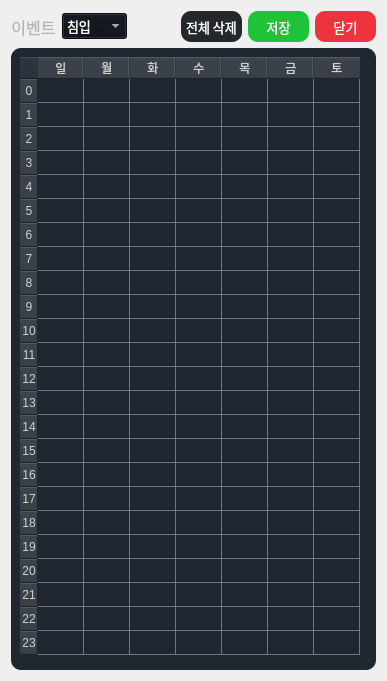
      <widget class="QWidget" name="widget" native="true">
       <property name="maximumSize">
        <size>
         <width>383</width>
         <height>709</height>
        </size>
       </property>
       <layout class="QVBoxLayout" name="verticalLayout_21">
        <item>
         <layout class="QVBoxLayout" name="verticalLayout_22">
          <item>
           <layout class="QHBoxLayout" name="horizontalLayout_8">
            <item>
             <layout class="QHBoxLayout" name="horizontalLayout_6">
              <item>
               <widget class="QLabel" name="event_label">
                <property name="maximumSize">
                 <size>
                  <width>52</width>
                  <height>16777215</height>
                 </size>
                </property>
                <property name="font">
                 <font>
                  <family>Sans</family>
                  <pointsize>12</pointsize>
                 </font>
                </property>
                <property name="styleSheet">
                 <string notr="true">color: rgb(179,179,179);
background-color: rgba(191, 64, 64, 0);</string>
                </property>
                <property name="text">
                 <string>이벤트</string>
                </property>
                <property name="alignment">
                 <set>Qt::AlignmentFlag::AlignCenter</set>
                </property>
               </widget>
              </item>
              <item>
               <widget class="QComboBox" name="event_box">
                <property name="font">
                 <font>
                  <family>Sans</family>
                  <pointsize>10</pointsize>
                  <bold>false</bold>
                 </font>
                </property>
                <property name="styleSheet">
                 <string notr="true">color: rgb(255, 255, 255);
background-color: rgb(13, 16, 23);
selection-background-color: rgb(53, 132, 228);
</string>
                </property>
                <property name="minimumContentsLength">
                 <number>0</number>
                </property>
                <item>
                 <property name="text">
                  <string>침입</string>
                 </property>
                </item>
                <item>
                 <property name="text">
                  <string>배회</string>
                 </property>
                </item>
                <item>
                 <property name="text">
                  <string>쓰러짐</string>
                 </property>
                </item>
                <item>
                 <property name="text">
                  <string>싸움</string>
                 </property>
                </item>
                <item>
                 <property name="text">
                  <string>방화</string>
                 </property>
                </item>
               </widget>
              </item>
             </layout>
            </item>
            <item>
             <spacer name="horizontalSpacer_2">
              <property name="orientation">
               <enum>Qt::Orientation::Horizontal</enum>
              </property>
              <property name="sizeHint" stdset="0">
               <size>
                <width>40</width>
                <height>20</height>
               </size>
              </property>
             </spacer>
            </item>
            <item>
             <layout class="QHBoxLayout" name="horizontalLayout_7">
              <item>
               <widget class="QPushButton" name="schedule_all_remove_bnt">
                <property name="minimumSize">
                 <size>
                  <width>61</width>
                  <height>31</height>
                 </size>
                </property>
                <property name="maximumSize">
                 <size>
                  <width>61</width>
                  <height>31</height>
                 </size>
                </property>
                <property name="font">
                 <font>
                  <family>Sans</family>
                  <pointsize>10</pointsize>
                 </font>
                </property>
                <property name="cursor">
                 <cursorShape>PointingHandCursor</cursorShape>
                </property>
                <property name="styleSheet">
                 <string notr="true">background-color: rgb(36, 39, 44);
color: rgb(255, 255, 255);
border-radius: 10px;

</string>
                </property>
                <property name="text">
                 <string>전체 삭제</string>
                </property>
               </widget>
              </item>
              <item>
               <widget class="QPushButton" name="schedule_apply_bnt">
                <property name="minimumSize">
                 <size>
                  <width>61</width>
                  <height>31</height>
                 </size>
                </property>
                <property name="maximumSize">
                 <size>
                  <width>61</width>
                  <height>31</height>
                 </size>
                </property>
                <property name="font">
                 <font>
                  <family>Sans</family>
                  <pointsize>10</pointsize>
                 </font>
                </property>
                <property name="cursor">
                 <cursorShape>PointingHandCursor</cursorShape>
                </property>
                <property name="styleSheet">
                 <string notr="true">background-color: rgb(30, 195, 55);
color: rgb(255, 255, 255);
border-radius: 10px;

</string>
                </property>
                <property name="text">
                 <string>저장</string>
                </property>
               </widget>
              </item>
              <item>
               <widget class="QPushButton" name="schedule_close_bnt">
                <property name="minimumSize">
                 <size>
                  <width>61</width>
                  <height>31</height>
                 </size>
                </property>
                <property name="maximumSize">
                 <size>
                  <width>61</width>
                  <height>31</height>
                 </size>
                </property>
                <property name="font">
                 <font>
                  <family>Sans</family>
                  <pointsize>10</pointsize>
                 </font>
                </property>
                <property name="cursor">
                 <cursorShape>PointingHandCursor</cursorShape>
                </property>
                <property name="styleSheet">
                 <string notr="true">background-color: rgb(237, 51, 59);
color: rgb(255, 255, 255);
border-radius: 10px;

</string>
                </property>
                <property name="text">
                 <string>닫기</string>
                </property>
               </widget>
              </item>
             </layout>
            </item>
           </layout>
          </item>
          <item>
           <widget class="QWidget" name="detect_time_table_widget" native="true">
            <property name="sizePolicy">
             <sizepolicy hsizetype="Preferred" vsizetype="Preferred">
              <horstretch>0</horstretch>
              <verstretch>0</verstretch>
             </sizepolicy>
            </property>
            <property name="minimumSize">
             <size>
              <width>365</width>
              <height>622</height>
             </size>
            </property>
            <property name="maximumSize">
             <size>
              <width>365</width>
              <height>622</height>
             </size>
            </property>
            <property name="styleSheet">
             <string notr="true">color: rgb(255, 255, 255);
background-color: rgb(32,39,49);
border-radius: 10px;


</string>
            </property>
            <layout class="QHBoxLayout" name="horizontalLayout_9">
             <item>
              <widget class="QTableWidget" name="schedule_time_table">
               <property name="minimumSize">
                <size>
                 <width>0</width>
                 <height>575</height>
                </size>
               </property>
               <property name="maximumSize">
                <size>
                 <width>9999</width>
                 <height>9999</height>
                </size>
               </property>
               <property name="font">
                <font>
                 <family>Sans</family>
                </font>
               </property>
               <property name="styleSheet">
                <string notr="true">QTableView {

gridline-color: rgb(119, 118, 123);
	background-color: rgba(0, 0, 0, 0);

}

QHeaderView::section {
    color: rgb(209, 209, 209); /* 헤더 텍스트 색상 - 회색 */
	background-color: rgb(44, 51, 60); 

}

QTableWidget::item:selected {
        background-color:  rgba(109, 109, 109, 150); /* 드래그 시 선택된 셀의 배경색 */
		border: 1px solid rgba(209, 209, 209, 30);
        color: white; /* 선택된 셀의 글자 색 */
    }
    QTableWidget::item:hover {
        background-color: rgba(209, 209, 209, 30);; /* 드래그할 때 마우스가 위치한 셀의 배경색 */
    }</string>
               </property>
               <property name="showDropIndicator" stdset="0">
                <bool>true</bool>
               </property>
               <property name="dragEnabled">
                <bool>false</bool>
               </property>
               <property name="dragDropOverwriteMode">
                <bool>true</bool>
               </property>
               <property name="dragDropMode">
                <enum>QAbstractItemView::DragDropMode::NoDragDrop</enum>
               </property>
               <property name="selectionMode">
                <enum>QAbstractItemView::SelectionMode::MultiSelection</enum>
               </property>
               <property name="selectionBehavior">
                <enum>QAbstractItemView::SelectionBehavior::SelectItems</enum>
               </property>
               <property name="gridStyle">
                <enum>Qt::PenStyle::SolidLine</enum>
               </property>
               <property name="sortingEnabled">
                <bool>false</bool>
               </property>
               <property name="rowCount">
                <number>24</number>
               </property>
               <attribute name="horizontalHeaderCascadingSectionResizes">
                <bool>false</bool>
               </attribute>
               <attribute name="horizontalHeaderMinimumSectionSize">
                <number>3</number>
               </attribute>
               <attribute name="horizontalHeaderDefaultSectionSize">
                <number>46</number>
               </attribute>
               <attribute name="horizontalHeaderShowSortIndicator" stdset="0">
                <bool>false</bool>
               </attribute>
               <attribute name="horizontalHeaderStretchLastSection">
                <bool>false</bool>
               </attribute>
               <attribute name="verticalHeaderVisible">
                <bool>true</bool>
               </attribute>
               <attribute name="verticalHeaderCascadingSectionResizes">
                <bool>false</bool>
               </attribute>
               <attribute name="verticalHeaderMinimumSectionSize">
                <number>18</number>
               </attribute>
               <attribute name="verticalHeaderDefaultSectionSize">
                <number>24</number>
               </attribute>
               <attribute name="verticalHeaderShowSortIndicator" stdset="0">
                <bool>false</bool>
               </attribute>
               <attribute name="verticalHeaderStretchLastSection">
                <bool>false</bool>
               </attribute>
               <row>
                <property name="text">
                 <string>0</string>
                </property>
                <property name="textAlignment">
                 <set>AlignCenter</set>
                </property>
               </row>
               <row>
                <property name="text">
                 <string>1</string>
                </property>
                <property name="textAlignment">
                 <set>AlignCenter</set>
                </property>
               </row>
               <row>
                <property name="text">
                 <string>2</string>
                </property>
                <property name="textAlignment">
                 <set>AlignCenter</set>
                </property>
               </row>
               <row>
                <property name="text">
                 <string>3</string>
                </property>
                <property name="textAlignment">
                 <set>AlignCenter</set>
                </property>
               </row>
               <row>
                <property name="text">
                 <string>4</string>
                </property>
                <property name="textAlignment">
                 <set>AlignCenter</set>
                </property>
               </row>
               <row>
                <property name="text">
                 <string>5</string>
                </property>
                <property name="textAlignment">
                 <set>AlignCenter</set>
                </property>
               </row>
               <row>
                <property name="text">
                 <string>6</string>
                </property>
                <property name="textAlignment">
                 <set>AlignCenter</set>
                </property>
               </row>
               <row>
                <property name="text">
                 <string>7</string>
                </property>
                <property name="textAlignment">
                 <set>AlignCenter</set>
                </property>
               </row>
               <row>
                <property name="text">
                 <string>8</string>
                </property>
                <property name="textAlignment">
                 <set>AlignCenter</set>
                </property>
               </row>
               <row>
                <property name="text">
                 <string>9</string>
                </property>
                <property name="textAlignment">
                 <set>AlignCenter</set>
                </property>
               </row>
               <row>
                <property name="text">
                 <string>10</string>
                </property>
                <property name="textAlignment">
                 <set>AlignCenter</set>
                </property>
               </row>
               <row>
                <property name="text">
                 <string>11</string>
                </property>
                <property name="textAlignment">
                 <set>AlignCenter</set>
                </property>
               </row>
               <row>
                <property name="text">
                 <string>12</string>
                </property>
                <property name="textAlignment">
                 <set>AlignCenter</set>
                </property>
               </row>
               <row>
                <property name="text">
                 <string>13</string>
                </property>
                <property name="textAlignment">
                 <set>AlignCenter</set>
                </property>
               </row>
               <row>
                <property name="text">
                 <string>14</string>
                </property>
                <property name="textAlignment">
                 <set>AlignCenter</set>
                </property>
               </row>
               <row>
                <property name="text">
                 <string>15</string>
                </property>
                <property name="textAlignment">
                 <set>AlignCenter</set>
                </property>
               </row>
               <row>
                <property name="text">
                 <string>16</string>
                </property>
                <property name="textAlignment">
                 <set>AlignCenter</set>
                </property>
               </row>
               <row>
                <property name="text">
                 <string>17</string>
                </property>
                <property name="textAlignment">
                 <set>AlignCenter</set>
                </property>
               </row>
               <row>
                <property name="text">
                 <string>18</string>
                </property>
                <property name="textAlignment">
                 <set>AlignCenter</set>
                </property>
               </row>
               <row>
                <property name="text">
                 <string>19</string>
                </property>
                <property name="textAlignment">
                 <set>AlignCenter</set>
                </property>
               </row>
               <row>
                <property name="text">
                 <string>20</string>
                </property>
                <property name="textAlignment">
                 <set>AlignCenter</set>
                </property>
               </row>
               <row>
                <property name="text">
                 <string>21</string>
                </property>
                <property name="textAlignment">
                 <set>AlignCenter</set>
                </property>
               </row>
               <row>
                <property name="text">
                 <string>22</string>
                </property>
                <property name="textAlignment">
                 <set>AlignCenter</set>
                </property>
               </row>
               <row>
                <property name="text">
                 <string>23</string>
                </property>
                <property name="textAlignment">
                 <set>AlignCenter</set>
                </property>
               </row>
               <column>
                <property name="text">
                 <string>일</string>
                </property>
               </column>
               <column>
                <property name="text">
                 <string>월</string>
                </property>
               </column>
               <column>
                <property name="text">
                 <string>화</string>
                </property>
               </column>
               <column>
                <property name="text">
                 <string>수</string>
                </property>
               </column>
               <column>
                <property name="text">
                 <string>목</string>
                </property>
               </column>
               <column>
                <property name="text">
                 <string>금</string>
                </property>
               </column>
               <column>
                <property name="text">
                 <string>토</string>
                </property>
               </column>
              </widget>
             </item>
            </layout>
           </widget>
          </item>
         </layout>
        </item>
       </layout>
      </widget>
